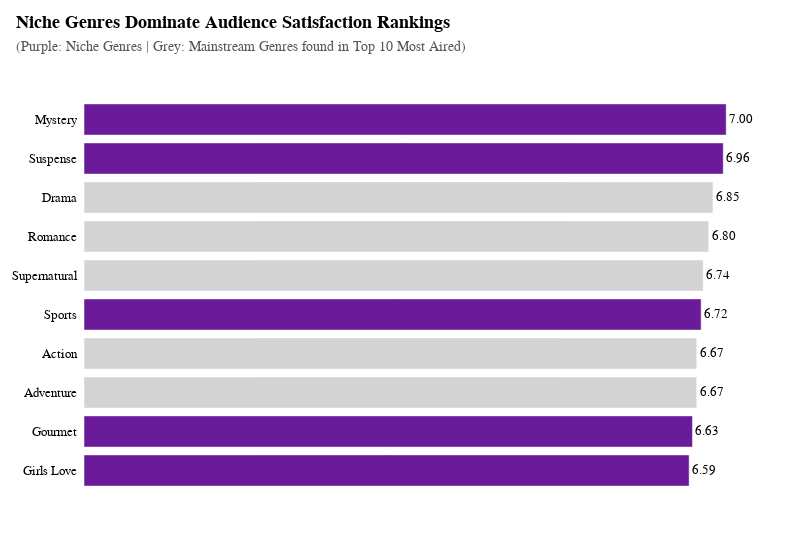

Notebook source saved alongside this figure:
### Markdown cell above
#### **A. Genres Score Analysis** 
**Question**: Besides popular genres with a large number of release titles, **what are the emerging genres with high assessment**?

### Code cell
# ==========================================
# 1. STEP A: IDENTIFY TOP 10 POPULAR GENRES
# ==========================================
df_pop = df_anime_dataset_2023_prep[['Genres']].copy()
df_pop['Genres'] = df_pop['Genres'].astype(str).str.replace(r"[\[\]\'\"]", "", regex=True)
df_pop['Genres'] = df_pop['Genres'].str.split(',')
df_pop = df_pop.explode('Genres')
df_pop['Genres'] = df_pop['Genres'].str.strip()

exclude_list = ["UNKNOWN", "NONE", "NAN", "NULL", ""]
df_pop = df_pop[~df_pop['Genres'].str.upper().isin(exclude_list)]
df_pop = df_pop[df_pop['Genres'] != ""]
# Loại bỏ Award Winning
df_pop = df_pop[df_pop['Genres'] != 'Award Winning']

top_10_popular_list = df_pop['Genres'].value_counts().head(10).index.tolist()

# ==========================================
# 2. STEP B: CALCULATE TOP 10 HIGHEST RATED
# ==========================================
df_score = df_anime_dataset_2023_prep[['Genres', 'Score']].copy()
df_score = df_score.dropna(subset=['Score'])
df_score['Genres'] = df_score['Genres'].astype(str).str.replace(r"[\[\]\'\"]", "", regex=True)
df_score['Genres'] = df_score['Genres'].str.split(',')
df_score = df_score.explode('Genres')
df_score['Genres'] = df_score['Genres'].str.strip()
df_score = df_score[~df_score['Genres'].str.upper().isin(exclude_list)]
df_score = df_score[df_score['Genres'] != ""]
# Loại bỏ Award Winning
df_score = df_score[df_score['Genres'] != 'Award Winning']

# Aggregation
genre_avg_score = (
    df_score.groupby('Genres')
    .agg(
        average_score=('Score', 'mean'), 
        anime_count=('Score', 'count')
    )
    .reset_index()
)

#Genre wwith at least 50 release titles 
genre_avg_score = genre_avg_score[genre_avg_score['anime_count'] >= 50]

# Lấy Top 10
top_genres_score = genre_avg_score.sort_values('average_score', ascending=True).tail(10)

# ==========================================
# 3. STEP C: COLOR LOGIC
# ==========================================
colors = []
for genre in top_genres_score['Genres']:
    if genre in top_10_popular_list:
        colors.append('#D3D3D3') # Mainstream
    else:
        colors.append('#6A1B9A') # Niche Gem

# ==========================================
# 4. VISUALIZATION
# ==========================================
fig = go.Figure(go.Bar(
    y=top_genres_score['Genres'],
    x=top_genres_score['average_score'],
    orientation='h',
    marker_color=colors,
    text=top_genres_score['average_score'],
    textposition='outside',
    texttemplate='%{x:.2f}',
    hovertemplate='<b>Genre:</b> %{y}<br><b>Avg Score:</b> %{x:.2f}<br><b>Total Animes:</b> %{customdata}<extra></extra>',
    customdata=top_genres_score['anime_count']
))

# ==========================================
# 5. LAYOUT SETTINGS
# ==========================================
fig.update_layout(
    font=dict(family="Tahoma", size=13, color="#000000"),
    hovermode="y unified",
    margin=dict(l=40, r=40, t=100, b=60),
    width=800,
    height=550,
    plot_bgcolor="white",
    paper_bgcolor="white",
    title=dict(
        text="<b>Niche Genres Dominate Audience Satisfaction Rankings</b><br><span style='color:#555555; font-size:14px'>(Purple: Niche Genres | Grey: Mainstream Genres found in Top 10 Most Aired)</span>",
        x=0.02, y=0.95, xanchor='left', yanchor='top'
    ),
    showlegend=False
)

fig.update_xaxes(showgrid=False, showticklabels=False, zeroline=False)
fig.update_yaxes(showgrid=False, showline=False, ticksuffix="  ")

fig.show()

### Figure 1 — Plotly figure (JSON) as saved in the notebook; plotly's stock layout.template omitted (floating-point values rounded to 4 significant figures)
{"data": [{"customdata": [103, 107, 2672, 3957, 567, 1274, 1832, 2200, 189, 752], "hovertemplate": "<b>Genre:</b> %{y}<br><b>Avg Score:</b> %{x:.2f}<br><b>Total Animes:</b> %{customdata}<extra></extra>", "marker": {"color": ["#6A1B9A", "#6A1B9A", "#D3D3D3", "#D3D3D3", "#6A1B9A", "#D3D3D3", "#D3D3D3", "#D3D3D3", "#6A1B9A", "#6A1B9A"]}, "orientation": "h", "text": [6.592, 6.628, 6.674, 6.674, 6.722, 6.745, 6.805, 6.851, 6.963, 6.995], "textposition": "outside", "texttemplate": "%{x:.2f}", "type": "bar", "x": [6.592, 6.628, 6.674, 6.674, 6.722, 6.745, 6.805, 6.851, 6.963, 6.995], "y": ["Girls Love", "Gourmet", "Adventure", "Action", "Sports", "Supernatural", "Romance", "Drama", "Suspense", "Mystery"]}], "layout": {"font": {"color": "#000000", "family": "Tahoma", "size": 13}, "height": 550, "hovermode": "y unified", "margin": {"b": 60, "l": 40, "r": 40, "t": 100}, "paper_bgcolor": "white", "plot_bgcolor": "white", "showlegend": false, "title": {"text": "<b>Niche Genres Dominate Audience Satisfaction Rankings</b><br><span style='color:#555555; font-size:14px'>(Purple: Niche Genres | Grey: Mainstream Genres found in Top 10 Most Aired)</span>", "x": 0.02, "xanchor": "left", "y": 0.95, "yanchor": "top"}, "width": 800, "xaxis": {"showgrid": false, "showticklabels": false, "zeroline": false}, "yaxis": {"showgrid": false, "showline": false, "ticksuffix": "  "}}}
